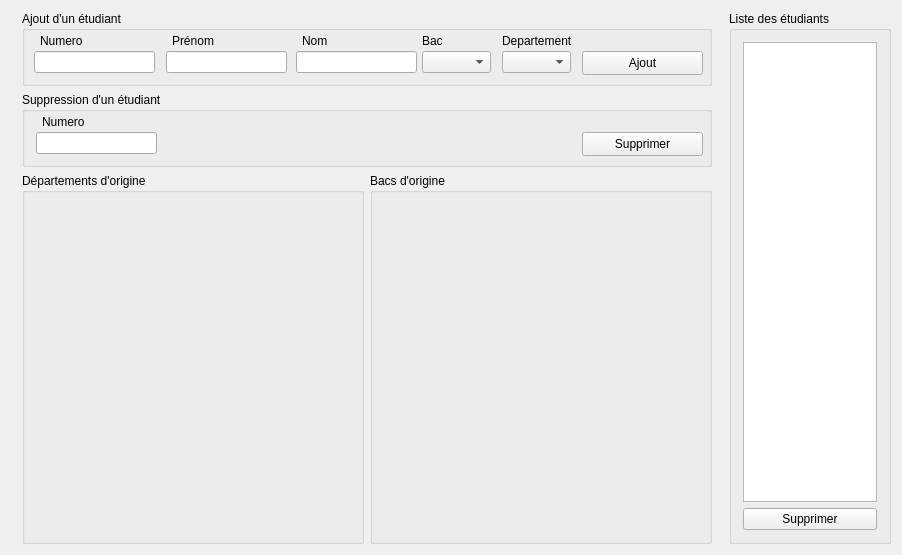
<?xml version="1.0" encoding="UTF-8"?>
<ui version="4.0">
 <class>TP3_GestionEtuClass</class>
 <widget class="QMainWindow" name="TP3_GestionEtuClass">
  <property name="geometry">
   <rect>
    <x>0</x>
    <y>0</y>
    <width>902</width>
    <height>555</height>
   </rect>
  </property>
  <property name="windowTitle">
   <string>TP3_GestionEtu</string>
  </property>
  <widget class="QWidget" name="centralWidget">
   <layout class="QHBoxLayout" name="horizontalLayout_2">
    <item>
     <widget class="QWidget" name="widget" native="true">
      <layout class="QVBoxLayout" name="verticalLayout">
       <property name="topMargin">
        <number>0</number>
       </property>
       <property name="bottomMargin">
        <number>0</number>
       </property>
       <item>
        <widget class="QGroupBox" name="groupBox_AddStudent">
         <property name="minimumSize">
          <size>
           <width>690</width>
           <height>75</height>
          </size>
         </property>
         <property name="maximumSize">
          <size>
           <width>16777215</width>
           <height>75</height>
          </size>
         </property>
         <property name="title">
          <string>Ajout d'un étudiant</string>
         </property>
         <widget class="QPushButton" name="pushButton_addStudent">
          <property name="geometry">
           <rect>
            <x>560</x>
            <y>40</y>
            <width>121</width>
            <height>24</height>
           </rect>
          </property>
          <property name="text">
           <string>Ajout</string>
          </property>
         </widget>
         <widget class="QLineEdit" name="lineEdit_add_number">
          <property name="geometry">
           <rect>
            <x>12</x>
            <y>40</y>
            <width>121</width>
            <height>22</height>
           </rect>
          </property>
         </widget>
         <widget class="QLabel" name="label">
          <property name="geometry">
           <rect>
            <x>18</x>
            <y>20</y>
            <width>61</width>
            <height>20</height>
           </rect>
          </property>
          <property name="text">
           <string>Numero</string>
          </property>
         </widget>
         <widget class="QLineEdit" name="lineEdit_add_firstname">
          <property name="geometry">
           <rect>
            <x>144</x>
            <y>40</y>
            <width>121</width>
            <height>22</height>
           </rect>
          </property>
         </widget>
         <widget class="QLabel" name="label_2">
          <property name="geometry">
           <rect>
            <x>150</x>
            <y>20</y>
            <width>61</width>
            <height>20</height>
           </rect>
          </property>
          <property name="text">
           <string>Prénom</string>
          </property>
         </widget>
         <widget class="QLineEdit" name="lineEdit_add_lastname">
          <property name="geometry">
           <rect>
            <x>274</x>
            <y>40</y>
            <width>121</width>
            <height>22</height>
           </rect>
          </property>
         </widget>
         <widget class="QLabel" name="label_3">
          <property name="geometry">
           <rect>
            <x>280</x>
            <y>20</y>
            <width>61</width>
            <height>20</height>
           </rect>
          </property>
          <property name="text">
           <string>Nom</string>
          </property>
         </widget>
         <widget class="QLabel" name="label_4">
          <property name="geometry">
           <rect>
            <x>400</x>
            <y>20</y>
            <width>61</width>
            <height>20</height>
           </rect>
          </property>
          <property name="text">
           <string>Bac</string>
          </property>
         </widget>
         <widget class="QComboBox" name="lineEdit_add_BAC">
          <property name="geometry">
           <rect>
            <x>400</x>
            <y>40</y>
            <width>69</width>
            <height>22</height>
           </rect>
          </property>
         </widget>
         <widget class="QComboBox" name="lineEdit_add_department">
          <property name="geometry">
           <rect>
            <x>480</x>
            <y>40</y>
            <width>69</width>
            <height>22</height>
           </rect>
          </property>
         </widget>
         <widget class="QLabel" name="label_5">
          <property name="geometry">
           <rect>
            <x>480</x>
            <y>20</y>
            <width>71</width>
            <height>20</height>
           </rect>
          </property>
          <property name="text">
           <string>Departement</string>
          </property>
         </widget>
        </widget>
       </item>
       <item>
        <widget class="QGroupBox" name="groupBox_DeleteStudent">
         <property name="minimumSize">
          <size>
           <width>0</width>
           <height>75</height>
          </size>
         </property>
         <property name="maximumSize">
          <size>
           <width>16777215</width>
           <height>75</height>
          </size>
         </property>
         <property name="title">
          <string>Suppression d'un étudiant</string>
         </property>
         <widget class="QPushButton" name="pushButton_delete_number">
          <property name="geometry">
           <rect>
            <x>560</x>
            <y>40</y>
            <width>121</width>
            <height>24</height>
           </rect>
          </property>
          <property name="text">
           <string>Supprimer</string>
          </property>
         </widget>
         <widget class="QLineEdit" name="lineEdit_remove_number">
          <property name="geometry">
           <rect>
            <x>14</x>
            <y>40</y>
            <width>121</width>
            <height>22</height>
           </rect>
          </property>
         </widget>
         <widget class="QLabel" name="label_8">
          <property name="geometry">
           <rect>
            <x>20</x>
            <y>20</y>
            <width>61</width>
            <height>20</height>
           </rect>
          </property>
          <property name="text">
           <string>Numero</string>
          </property>
         </widget>
        </widget>
       </item>
       <item>
        <widget class="QWidget" name="widget_Graphs" native="true">
         <layout class="QHBoxLayout" name="horizontalLayout">
          <property name="leftMargin">
           <number>0</number>
          </property>
          <property name="topMargin">
           <number>0</number>
          </property>
          <property name="rightMargin">
           <number>0</number>
          </property>
          <property name="bottomMargin">
           <number>0</number>
          </property>
          <item>
           <widget class="QGroupBox" name="groupBox_department">
            <property name="minimumSize">
             <size>
              <width>0</width>
              <height>250</height>
             </size>
            </property>
            <property name="maximumSize">
             <size>
              <width>400</width>
              <height>500</height>
             </size>
            </property>
            <property name="title">
             <string>Départements d'origine</string>
            </property>
           </widget>
          </item>
          <item>
           <widget class="QGroupBox" name="groupBox_bacs">
            <property name="minimumSize">
             <size>
              <width>0</width>
              <height>250</height>
             </size>
            </property>
            <property name="maximumSize">
             <size>
              <width>400</width>
              <height>500</height>
             </size>
            </property>
            <property name="title">
             <string>Bacs d'origine</string>
            </property>
           </widget>
          </item>
         </layout>
        </widget>
       </item>
      </layout>
     </widget>
    </item>
    <item>
     <widget class="QGroupBox" name="groupBox_2">
      <property name="maximumSize">
       <size>
        <width>300</width>
        <height>16777215</height>
       </size>
      </property>
      <property name="title">
       <string>Liste des étudiants</string>
      </property>
      <layout class="QVBoxLayout" name="verticalLayout_2">
       <item>
        <widget class="QListWidget" name="listWidget">
         <property name="selectionMode">
          <enum>QAbstractItemView::MultiSelection</enum>
         </property>
         <property name="sortingEnabled">
          <bool>true</bool>
         </property>
        </widget>
       </item>
       <item>
        <widget class="QPushButton" name="pushButton_delete_list">
         <property name="text">
          <string>Supprimer</string>
         </property>
        </widget>
       </item>
      </layout>
     </widget>
    </item>
   </layout>
  </widget>
 </widget>
 <layoutdefault spacing="6" margin="11"/>
 <resources>
  <include location="TP3_GestionEtu.qrc"/>
 </resources>
 <connections/>
</ui>
